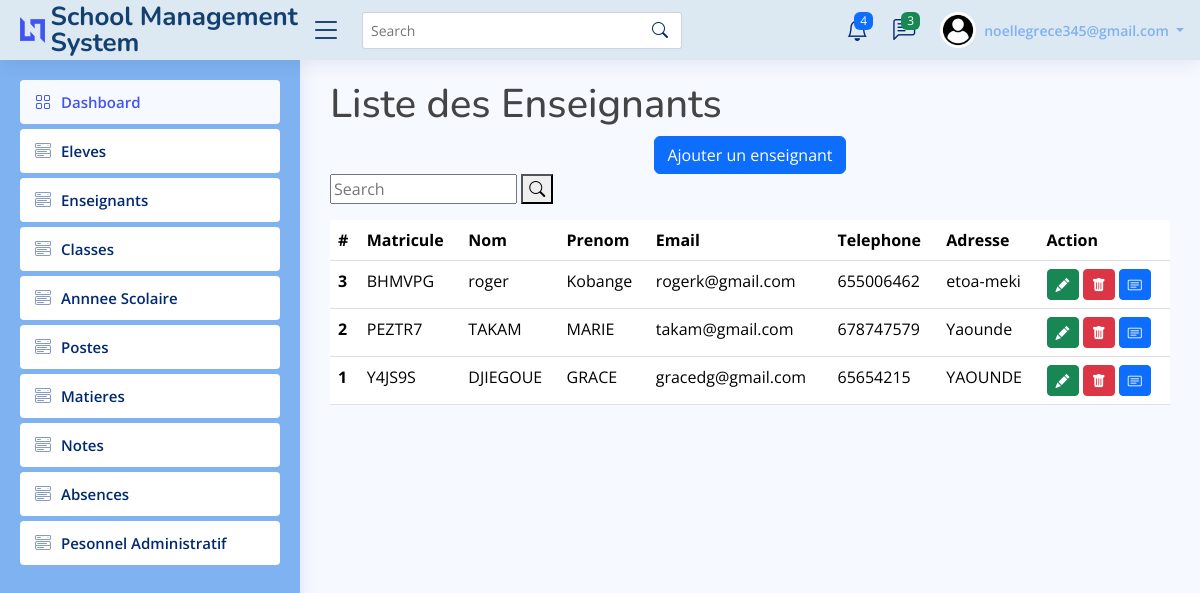
The page /show_enseignant (signed in) on the database its author committed.
### gestion_utilisateur/models.py (models this page shows, shortened)
class CustomUser(AbstractUser):
    USER_TYPE = ((1, "Personnel"), (2, "Professeur"), (3, "Parent_eleve"))
    SEXE = [("M", "Masculin"), ("F", "Feminin")]
    matricule =  models.TextField(max_length=5, editable=False, default="")
    nom = models.CharField(max_length=256)
    prenom = models.CharField(max_length=256)
    telephone = models.CharField(max_length=256, blank=True, null=True)
    address = models.TextField(blank=True, null=True)
    username = None # Removed username, using email instead
    email = models.EmailField(unique=True)
    user_type = models.PositiveSmallIntegerField(choices=USER_TYPE, null=True)
    sexe = models.CharField(max_length=1, choices=SEXE)
    created_at = models.DateTimeField(auto_now_add=True)
    updated_at = models.DateTimeField(auto_now=True)
    USERNAME_FIELD = "email"
    REQUIRED_FIELDS = []
    objects = CustomUserManager ()

class Professeur(models.Model):
   user = models.OneToOneField(CustomUser, related_name='enseignant',on_delete=models.CASCADE)

### gestion_utilisateur/views.py (the view)
# urls.py: path('show_enseignant', views.show_enseignant),
def show_enseignant(request):
    enseignants = Professeur.objects.order_by('-id');
    user_form = CustomUserForm()
    enseignant_form = EnseignantForm()
    matiereForm = MatiereForm()
    classForm = ClasseForm()
    return render(request, 'index_enseignant.html', {'enseignants':enseignants,'enseignant_form':enseignant_form, 'user_form':user_form, 'matiereForm':matiereForm,'classForm':classForm})

### gestion_utilisateur/forms.py
class EnseignantForm(forms.ModelForm):
    class Meta:
        model = Professeur
        exclude = ['user', 'matricule']  # Exclure le champ 'user' du formulaire

class CustomUserForm(forms.ModelForm):
    class Meta:
        model = CustomUser
        exclude = ['matricule', 'user_type']
        fields = ['matricule','nom','prenom','telephone','address','email', 'sexe']
        labels = {
            'matricule': 'Matricule',
            'nom': 'Nom',
            'prenom': 'Prénom',
            'telephone': 'Téléphone',
            'address': 'Adresse',
            'email': 'Adresse email',
            'sexe': 'Sexe',
        }
        widgets = {
            'matricule': forms.TextInput(attrs={'class': 'form-control'}),
            'nom': forms.TextInput(attrs={'class': 'form-control'}),
            'prenom': forms.TextInput(attrs={'class': 'form-control'}),
            'telephone': forms.TextInput(attrs={'class': 'form-control'}),
            'address': forms.Textarea(attrs={'class': 'form-control', 'rows': 3}),
            'email': forms.EmailInput(attrs={'class': 'form-control'}),
            'sexe': forms.Select(attrs={'class': 'form-control'}),
        }

### gestion_utilisateur/templates/index_enseignant.html (shortened to what this page needs)
{% extends 'link.html' %}
{% load static %}
{% block content %}
    <h1>Liste des Enseignants</h1>
    <center>
      <button class="openModalEnseignant btn btn-primary "data-bs-toggle="modal" data-bs-target="#openModalEnseignant">Ajouter un enseignant</button>
     </center>
    <table class="table mt-3">
        <thead>
          <div class="search-bar">
            <form  class="search-form d-flex align-items-center" method="POST" action="/search_enseignant">
              <input type="text" name="query" placeholder="Search" title="Enter search keyword">
              <button type="submit" title="Search"><i class="bi bi-search"></i></button>
            </form>
          </div>
          <tr>
            <th scope="col">#</th>
            <th scope="col">Matricule</th>
            <th scope="col">Nom</th>
            <th scope="col">Prenom</th>
            <th scope="col">Email</th>
            <th scope="col">Telephone</th>
            <th scope="col">Adresse</th>
            <th scope="col">Action</th>
          </tr>
        </thead>
        <tbody>
            {% for value in enseignants %}
          <tr>
            <th scope="row">{{value.id}}</th>
            <td>{{value.user.matricule}}</td>
            <td>{{value.user.nom}}</td>
            <td>{{value.user.prenom}}</td>
            <td>{{value.user.email}}</td>
            <td>{{value.user.telephone}}</td>
            <td>{{value.user.address}}</td>
            <td>
              <button class="openModalButton btn btn-success btn-sm" data-id="{{ value.id }}"><i class="bi bi-pencil-fill"></i></button>
              <button class="openModal btn btn-danger btn-sm" data-id="{{ value.id }}"><i class="bi bi-trash-fill"></i></button>
              <a class="btn btn-primary btn-sm" href="/affecter/{{ value.id }}"><i class="bi bi-card-text"></i></a>
            </td>
          </tr>
        {% empty %}
          <tr><td> No record found </td></tr>
        {% endfor %}
        </tbody>
      </table>
      {% endblock %}

### gestion_utilisateur/templates/link.html (shortened to what this page needs)
<!DOCTYPE html>
{% load static%}
<html lang="en">
  <head>
    <link
      href="{% static 'assets/vendor/bootstrap/css/bootstrap.min.css' %}"
      rel="stylesheet"
    />
    <link
      href="{% static 'assets/vendor/bootstrap-icons/bootstrap-icons.css' %}"
      rel="stylesheet"
    />
    <link
      href="{% static 'assets/vendor/boxicons/css/boxicons.min.css' %}"
      rel="stylesheet"
    />
    <link
      href="{% static 'assets/vendor/quill/quill.snow.css' %}"
      rel="stylesheet"
    />
    <link
      href="{% static 'assets/vendor/quill/quill.bubble.css' %}"
      rel="stylesheet"
    />
    <link
      href="{% static 'assets/vendor/remixicon/remixicon.css' %}"
      rel="stylesheet"
    />
    <link
      href="{% static 'assets/vendor/simple-datatables/style.css' %}"
      rel="stylesheet"
    />
    <link href="{% static 'assets/css/style.css' %}" rel="stylesheet" />
  </head>
  <body>
    {% if user.is_authenticated %}
    <header id="header" class="header fixed-top d-flex align-items-center">
      <div class="d-flex align-items-center justify-content-between">
        <a href="index.html" class="logo d-flex align-items-center">
          <img src="assets/img/logo.png" alt="" />
          <span class="d-none d-lg-block">School Management System</span>
        </a>
        <i class="bi bi-list toggle-sidebar-btn"></i>
      </div>
      <div class="search-bar">
        <form
          class="search-form d-flex align-items-center"
          method="POST"
          action="#"
        >
          <input
            type="text"
            name="query"
            placeholder="Search"
            title="Enter search keyword"
          />
          <button type="submit" title="Search">
            <i class="bi bi-search"></i>
          </button>
        </form>
      </div>
      <nav class="header-nav ms-auto">
        <ul class="d-flex align-items-center">
          <li class="nav-item dropdown">
            <a class="nav-link nav-icon" href="#" data-bs-toggle="dropdown">
              <i class="bi bi-bell"></i>
              <span class="badge bg-primary badge-number">4</span> </a
            >
          </li>
          <li class="nav-item dropdown">
            <a class="nav-link nav-icon" href="#" data-bs-toggle="dropdown">
              <i class="bi bi-chat-left-text"></i>
              <span class="badge bg-success badge-number">3</span>
            </a>
          </li>
          <li class="nav-item dropdown pe-3">
            <a
              class="nav-link nav-profile d-flex align-items-center pe-0"
              href="#"
              data-bs-toggle="dropdown"
            >
              <img
                src="static\assets\img\profile.jpeg"
                alt="Profile"
                class="rounded-circle"
              />
              <span class="d-none d-md-block dropdown-toggle ps-2">
                {{ user.email }}
              </span> </a
            >
          </li>
        </ul>
      </nav>
    </header>
    <aside id="sidebar" class="sidebar">
      {% if user.user_type == 2 %}
      <ul class="sidebar-nav" id="sidebar-nav">
        <li class="nav-item">
          <a class="nav-link" href="/dsh_enseignant">
            <i class="bi bi-grid"></i>
            <span>Dashboard</span>
          </a>
        </li>
        <li class="nav-item">
          <a
            class="nav-link collapsed"
            data-bs-target="#components-nav"
            href="/show_classe"
          >
            <i class="bi bi-menu-button-wide"></i><span>Classes</span>
          </a>
        </li>
        <li class="nav-item">
          <a class="nav-link " data-bs-target="#components-nav" data-bs-toggle="collapse" href="#">
            <i class="bi bi-menu-button-wide"></i><span>Notes</span><i class="bi bi-chevron-down ms-auto"></i>
          </a>
          <ul id="components-nav" class="nav-content collapse" data-bs-parent="#sidebar-nav">
            <li>
              <a href="/notes/add_notes_view">
                <i class="bi bi-circle"></i><span>Ajouter note</span>
              </a>
            </li>
            <li>
              <a href="/notes/filter_notes">
                <i class="bi bi-circle"></i><span>Voir note</span>
              </a>
            </li>
          </ul>
        </li>
        <li class="nav-item">
          <a class="nav-link collapsed" href="/absences/show_absences">
            <i class="bi bi-menu-button-wide"></i><span>Absences</span>
          </a>
        </li>
      </ul>
  {% else %}
  <ul class="sidebar-nav" id="sidebar-nav">
    <li class="nav-item">
      <a class="nav-link" href="/dashboard">
        <i class="bi bi-grid"></i>
        <span>Dashboard</span>
      </a>
    </li>
    <li class="nav-item">
      <a
        class="nav-link collapsed"
        data-bs-target="#components-nav"
        href="/show_eleve"
      >
        <i class="bi bi-menu-button-wide"></i><span>Eleves</span>
      </a>
    </li>
    <li class="nav-item">
      <a
        class="nav-link collapsed"
        data-bs-target="#components-nav"
        href="/show_enseignant"
      >
        <i class="bi bi-menu-button-wide"></i><span>Enseignants</span>
      </a>
    </li>
    <li class="nav-item">
      <a
        class="nav-link collapsed"
        data-bs-target="#components-nav"
        href="/show_classe"
      >
        <i class="bi bi-menu-button-wide"></i><span>Classes</span>
      </a>
    </li>
    <li class="nav-item">
      <a
        class="nav-link collapsed"
        data-bs-target="#components-nav"
        href="/show_anneescolaire"
      >
        <i class="bi bi-menu-button-wide"></i><span>Annnee Scolaire</span>
      </a>
    </li>
    <li class="nav-item">
      <a
        class="nav-link collapsed"
        data-bs-target="#components-nav"
        href="/show_poste"
      >
        <i class="bi bi-menu-button-wide"></i><span>Postes</span>
      </a>
    </li>
    <li class="nav-item">
      <a
        class="nav-link collapsed"
        data-bs-target="#components-nav"
        href="/notes/show_matiere"
      >
        <i class="bi bi-menu-button-wide"></i><span>Matieres</span>
      </a>
    </li>
    <li class="nav-item">
      <a
        class="nav-link collapsed"
        data-bs-target="#components-nav"
        href="/show_notes"
      >
        <i class="bi bi-menu-button-wide"></i><span>Notes</span>
      </a>
    </li>
    <li class="nav-item">
      <a class="nav-link collapsed" href="/absences/show_absences">
        <i class="bi bi-menu-button-wide"></i><span>Absences</span>
      </a>
    </li>
    <li class="nav-item">
      <a
        class="nav-link collapsed"
        data-bs-target="#components-nav"
        href="/show_personnelAD"
      >
        <i class="bi bi-menu-button-wide"></i
        ><span>Pesonnel Administratif</span>
      </a>
    </li>
  </ul>
  {% endif %}
    </aside>
    <main id="main" class="main">{% block content %} {% endblock %}</main>
    {% endif %}
  </body>
</html>

### gestion_utilisateur/static/assets/css/style.css (style rules this page uses)
:root { scroll-behavior: smooth; }
body { font-family: "Open Sans", sans-serif; background: #f6f9ff; color: #444444; }
a { color: #4154f1; text-decoration: none; }
h1, h2, h3, h4, h5, h6 { font-family: "Nunito", sans-serif; }
#main { margin-top: 60px; padding: 20px 30px; transition: all 0.3s; }
.logo { line-height: 1; }
@media (min-width: 1200px) { .logo { width: 280px; } }
.logo img { max-height: 26px; margin-right: 6px; }
.logo span { font-size: 26px; font-weight: 700; color: #134070; font-family: "Nunito", sans-serif; }
.header { transition: all 0.5s; z-index: 997; height: 60px; box-shadow: 0px 2px 20px rgba(1, 41, 112, 0.1); background-color: #DCE8F2; padding-left: 20px; }
.header .toggle-sidebar-btn { font-size: 32px; padding-left: 10px; cursor: pointer; color: #134070; }
.header .search-bar { min-width: 360px; padding: 0 20px; }
.header .search-form { width: 100%; }
.header .search-form input { border: 0; font-size: 14px; color: #012970; border: 1px solid rgba(1, 41, 112, 0.2); padding: 7px 38px 7px 8px; border-radius: 3px; transition: 0.3s; width: 100%; }
.header .search-form button { border: 0; padding: 0; margin-left: -30px; background: none; }
.header .search-form button i { color: #012970; }
.header-nav ul { list-style: none; }
.header-nav>ul { margin: 0; padding: 0; }
.header-nav .nav-icon { font-size: 22px; color: #012970; margin-right: 25px; position: relative; }
.header-nav .nav-profile { color: #7FB2F0; }
.header-nav .nav-profile img { max-height: 36px; }
.header-nav .nav-profile span { font-size: 14px; font-weight: 600; }
.header-nav .badge-number { position: absolute; inset: -2px -5px auto auto; font-weight: normal; font-size: 12px; padding: 3px 6px; }
.sidebar { position: fixed; top: 60px; left: 0; bottom: 0; width: 300px; z-index: 996; transition: all 0.3s; padding: 20px; overflow-y: auto; scrollbar-width: thin; scrollbar-color: #aab7cf transparent; box-shadow: 0px 0px 20px rgba(1, 41, 112, 0.1); background-color: #7FB2F0; }
@media (min-width: 1200px) { #main, #footer { margin-left: 300px; } }
.sidebar-nav { padding: 0; margin: 0; list-style: none; }
.sidebar-nav li { padding: 0; margin: 0; list-style: none; }
.sidebar-nav .nav-item { margin-bottom: 5px; }
.sidebar-nav .nav-link { display: flex; align-items: center; font-size: 15px; font-weight: 600; color: #4154f1; transition: 0.3; background: #f6f9ff; padding: 10px 15px; border-radius: 4px; }
.sidebar-nav .nav-link i { font-size: 16px; margin-right: 10px; color: #4154f1; }
.sidebar-nav .nav-link.collapsed { color: #012970; background: #fff; }
.sidebar-nav .nav-link.collapsed i { color: #899bbd; }

### rows shown on the page
CustomUser: email "noellegrece345@gmail.com"
Professeur: id "3", user.matricule "BHMVPG", user.nom "roger", user.prenom "Kobange", user.email "rogerk@gmail.com", user.telephone "655006462", user.address "etoa-meki"
Professeur: id "2", user.matricule "PEZTR7", user.nom "TAKAM", user.prenom "MARIE", user.email "takam@gmail.com", user.telephone "678747579", user.address "Yaounde"
Professeur: id "1", user.matricule "Y4JS9S", user.nom "DJIEGOUE", user.prenom "GRACE", user.email "gracedg@gmail.com", user.telephone "65654215", user.address "YAOUNDE"
